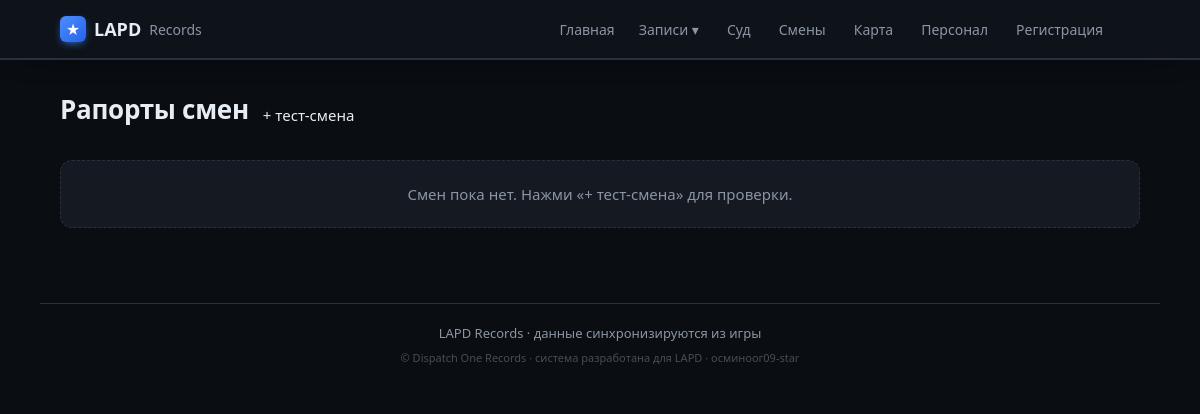
Page /shifts on the earlier database version.
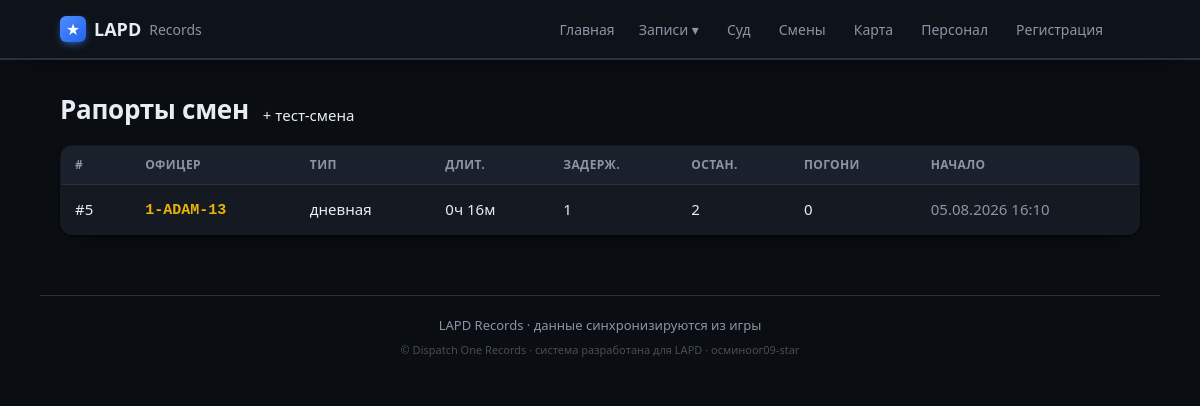
Same page on the later database version.
### tables this page shows
CREATE TABLE shifts (
                id INTEGER PRIMARY KEY AUTOINCREMENT,
                officer_id INTEGER NOT NULL,
                shift_type TEXT,
                started_at TEXT NOT NULL,
                ended_at TEXT,
                duration_min INTEGER DEFAULT 0,
                arrests INTEGER DEFAULT 0,
                traffic_stops INTEGER DEFAULT 0,
                pursuits INTEGER DEFAULT 0,
                pit INTEGER DEFAULT 0,
                callouts INTEGER DEFAULT 0,
                fines_total INTEGER DEFAULT 0,
                is_test INTEGER DEFAULT 0, source_ext TEXT,
                FOREIGN KEY (officer_id) REFERENCES officers(id)
            );

CREATE TABLE officers (
                id INTEGER PRIMARY KEY AUTOINCREMENT,
                callsign TEXT UNIQUE NOT NULL,
                name TEXT
            , current_status TEXT, status_since TEXT, rank TEXT, department TEXT, discord TEXT, is_admin INTEGER);

### app/main.py (the view)
@app.route("/shifts")
def shifts():
    return render_template("shifts.html", shifts=db.list_shifts(200))

### app/db.py (called while the page is built)
def fmt_dt(iso):
    try:
        dt = datetime.datetime.fromisoformat(iso)
        return dt.strftime("%d.%m.%Y %H:%M")
    except Exception:
        return iso or "—"

@contextmanager
def get_conn():
    conn = sqlite3.connect(config.DB_PATH)
    conn.row_factory = sqlite3.Row
    try:
        yield conn
        conn.commit()
    finally:
        conn.close()

def _row_to_shift(r):
    d = dict(r)
    d["is_test"] = bool(r["is_test"]) if "is_test" in r.keys() else False
    d["type_ru"] = SHIFT_TYPE_RU.get(r["shift_type"], r["shift_type"] or "—")
    dm = r["duration_min"] or 0
    d["duration_h"] = f"{dm // 60}ч {dm % 60}м"
    d["started_fmt"] = fmt_dt(r["started_at"])
    return d

def list_shifts(limit=100, officer_id=None):
    q = """SELECT shifts.*, officers.callsign, officers.name AS officer_name
           FROM shifts JOIN officers ON officers.id = shifts.officer_id"""
    params = []
    if officer_id:
        q += " WHERE shifts.officer_id=?"; params.append(officer_id)
    q += " ORDER BY shifts.id DESC LIMIT ?"; params.append(limit)
    with get_conn() as c:
        return [_row_to_shift(r) for r in c.execute(q, params).fetchall()]

### app/templates/shifts.html (shortened to what this page needs)
{% extends "base.html" %}
{% block content %}
<div class="case-head">
  <h1>Рапорты смен</h1>
  <a class="seed" href="{{ url_for('dev_seed_shift') }}">+ тест-смена</a>
</div>
{% if shifts %}
<table class="tbl">
  <thead><tr><th>#</th><th>Офицер</th><th>Тип</th><th>Длит.</th><th>Задерж.</th><th>Остан.</th><th>Погони</th><th>Начало</th></tr></thead>
  <tbody>
  {% for s in shifts %}
    <tr onclick="location='{{ url_for('shift_view', sid=s.id) }}'">
      <td>#{{ s.id }}</td>
      <td><span class="cs">{{ s.callsign }}</span>
        {% if s.is_test %}<span class="tag test">ТЕСТ</span>{% endif %}</td>
      <td>{{ s.type_ru }}</td>
      <td>{{ s.duration_h }}</td>
      <td>{{ s.arrests }}</td>
      <td>{{ s.traffic_stops }}</td>
      <td>{{ s.pursuits }}</td>
      <td class="muted">{{ s.started_fmt }}</td>
    </tr>
  {% endfor %}
  </tbody>
</table>
{% else %}
  <p class="empty">Смен пока нет. Нажми «+ тест-смена» для проверки.</p>
{% endif %}
{% endblock %}

Differences in the rows shown:
added shifts: id "5", callsign "1-ADAM-13", type_ru "дневная", duration_h "0ч 16м", arrests "1", traffic_stops "2", pursuits "0", started_fmt "05.08.2026 16:10"
Other differences:
text no longer shown: "Смен пока нет. Нажми «+ тест-смена» для проверки."
text now shown: "# ОФИЦЕР ТИП ДЛИТ. ЗАДЕРЖ. ОСТАН. ПОГОНИ НАЧАЛО"
